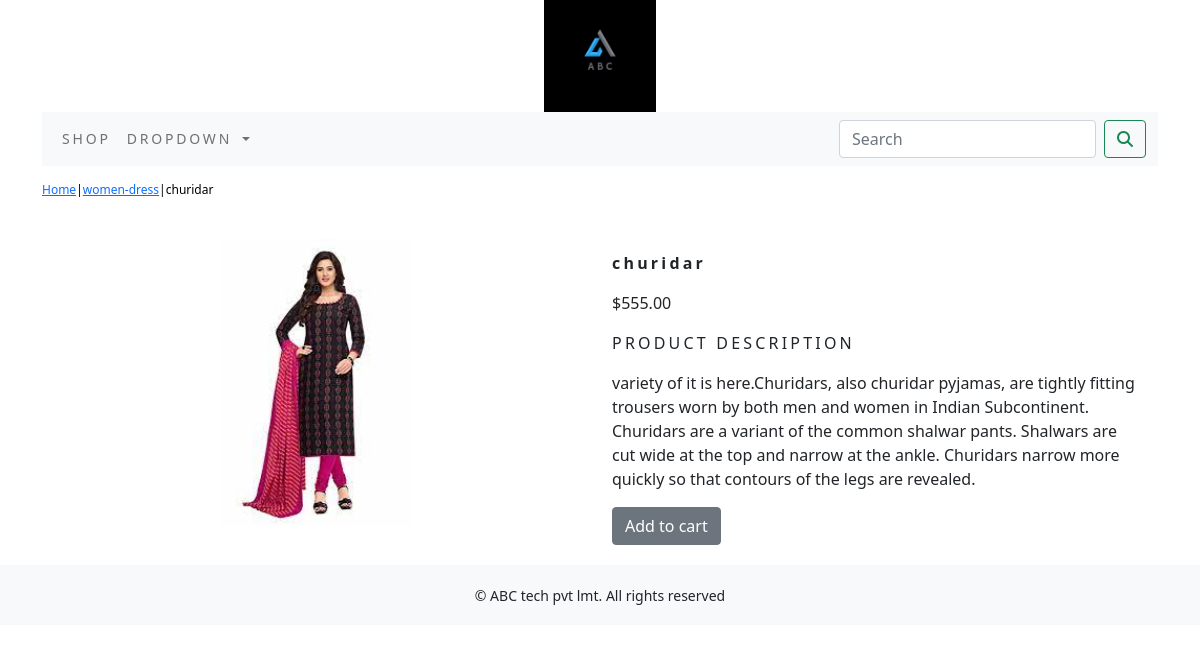
Screenshot of /shop/women-dress/churidar/ with the database file from the repository.
### shopapp/models.py (models this page shows, shortened)
class product(models.Model):
    name=models.CharField(max_length=250,unique=True)
    slug=models.SlugField(max_length=250,unique=True)
    desc=models.TextField(blank=True)
    category=models.ForeignKey(category,on_delete=models.CASCADE)
    price=models.DecimalField(max_digits=10,decimal_places=2)
    img=models.ImageField(upload_to='product',blank=True)
    stock=models.IntegerField()
    available=models.BooleanField(default=True)
    created=models.DateField(auto_now_add=True)
    updated=models.DateField(auto_now=True)
    class Meta:
        ordering=('name',)
        verbose_name='product'
        verbose_name_plural='products'

class category(models.Model):
    name=models.CharField(max_length=250,unique=True)
    slug=models.SlugField(max_length=250,unique=True)
    desc=models.TextField(blank=True)
    img=models.ImageField(upload_to='category',blank=True)
    class Meta:
        ordering=('name',)
        verbose_name='category'
        verbose_name_plural='categories'
    def __str__(self):
        return '{}'.format(self.name)
    def get_url(self):
        return reverse('shopapp:products_by_category',args=[self.slug])

### shopapp/views.py (the view)
# urls.py: path('<slug:c_slug>/<slug:product_slug>/', views.prodetails, name='prodcatdetails')
def prodetails(request,c_slug,product_slug):
    try:
        products=product.objects.get(category__slug=c_slug,slug=product_slug)
    except Exception as e:
        raise e
    return render (request,"product.html",{'products':products})

### cart/context_processors.py (called while the page is built)
def counter(request):
    item_count=0
    if 'admin' in request.path:
        return {}
    else:
        try:
            cart=Cart.objects.filter(cart_id=_cart_id(request))
            cart_items=CartItem.objects.all().filter(cart=cart[:1])
            for cart_item in cart_items:
                item_count += cart_item.quantity
        except Cart.DoesNotExist:
            item_count=0
    return ({"item_count":item_count})

### cart/views.py (called while the page is built)
def _cart_id(request):
    cart=request.session.session_key
    if not cart:
        cart=request.session.create()
    return cart

### shopapp/context_processors.py (called while the page is built)
def menu_links(request):
    links=category.objects.all()
    return dict(links=links)

### templates/product.html (shortened to what this page needs)
{% extends 'base.html' %}
{% load static %}
{% block content %}
<div  class="row my_prod_row_class">
    <div class="mx_auto">
        <p><a href="{% url 'shopapp:allProdCat' %}">Home</a>|<a href="{{products.category.get_url}}">{{products.category}}</a>|{{products.name}}</p>
    </div>
<div class="container">
<br>
    <div class="row">
<div class="col-12 col-sm-12 col-md-12 col-lg-6 text-center">
    <div style="min-width:18rem">
        <div>
            <img src="{{products.img.url}}" alt="{{products.name}}" width="35%">
        </div>
    </div>
</div>
        <div class="col-12 col-sm-12 col-md-12 col-lg-6">
            <h1 class="my_prod_title"><b>{{products.name}}</b></h1>
            <div>
            <p>${{products.price}}</p>
            <p class="my_title">PRODUCT DESCRIPTION</p>
            <p class="text-justify my_prod_text">{{products.desc}}</p>
            {% if products.stock <= 0 %}
            <p class="text-justify my_prod_text"><b> OUT OF STOCK</b></p>
            {% else %}
            <a class="btn btn-secondary" href="{% url 'cart:add_cart' products.id %}">Add to cart</a>
            {% endif %}
            </div>
        </div>
    </div>
</div>
</div>
{% endblock %}

### static/css/custom.css (style rules this page uses)
.my_title { font-size:16px; text_transform;uppercase; letter-spacing:.2em; }
.my_prod_row_class { padding-top:15px; padding-bottom:20px; }
.my_prod_row_class .mx_auto { color:#000; font-size:12px; text-decoration:none; }
.my_prod_title { font-size:16px; text_transform:uppercase; letter-spacing:.2em; padding-top:15px; padding-bottom:10px; }
.my_prod_text { padding-right:20px; }

### rows the page displays
product: category "women-dress", name "churidar", img (picture), price "555.00", desc "variety of it is here.Churidars, also churidar pyjamas, are tightly fitting trousers worn by both men and women in Indian Subcontinent. Churidars are a variant of the common shalwar pants. Shalwars are cut wide at the top and narrow at the ankle. Churidars narrow more quickly so that contours of the legs are revealed."
